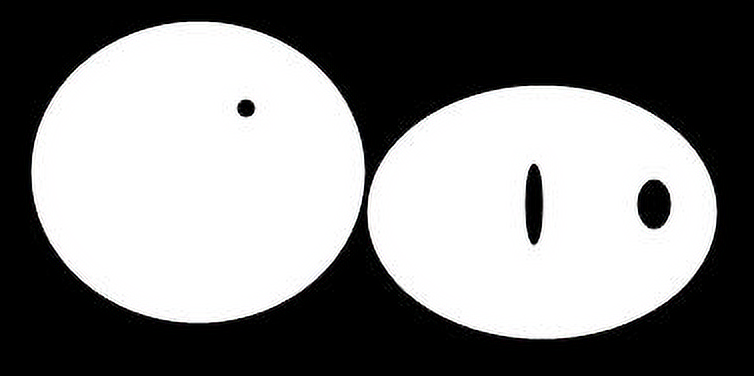
#> input picture morphology/figures/dil_image.png, 754 x 376 px
$ python binary_closing.py
#> lines starting #> are read from the running program, lines starting #| are printed output that depends on the picture; after the words box and inside, x2 and y2 are one past the last pixel; in counts of white or black regions, pixels touching at a corner belong together
from PIL import Image
import scipy.ndimage as snd
import numpy as np
import cv2

# Opening the image and converting it to grayscale.
a = Image.open('../figures/dil_image.png').convert('L')
a = np.array(a)
# Defining the structuring element.
s = [[0,1,0],[1,1,1], [0,1,0]]
# Performing the binary closing for 5 iterations.
b = snd.morphology.binary_closing(a,structure=s,iterations=5)
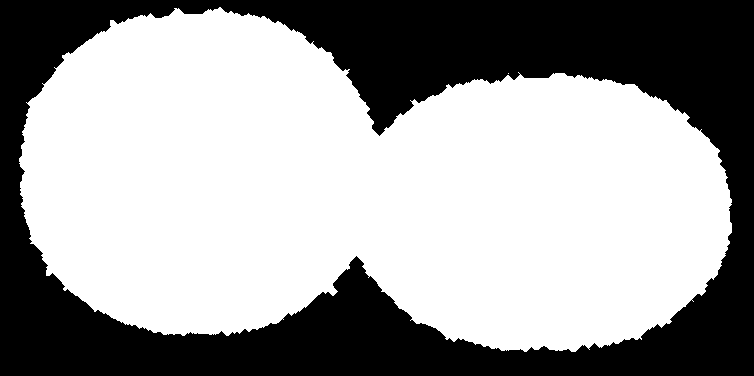
#> b: shape (376, 754) bool; 62.4% white; 1 black region, box (x1, y1, x2, y2) and area: (0, 0, 754, 376) 106719
# Saving the image as 8-bit as b is a
# binary image of dtype=bool
cv2.imwrite('../figures/closing_binary.png', b*255)

$ run again, with morphology/figures/bdilation.png copied over morphology/figures/dil_image.png
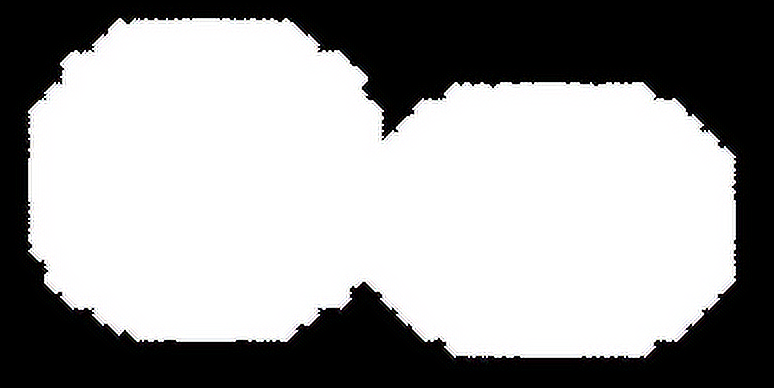
#> input picture morphology/figures/bdilation.png, 774 x 388 px
#> `b = snd.morphology.binary_closing(a,structure=s,iterations=5)`:
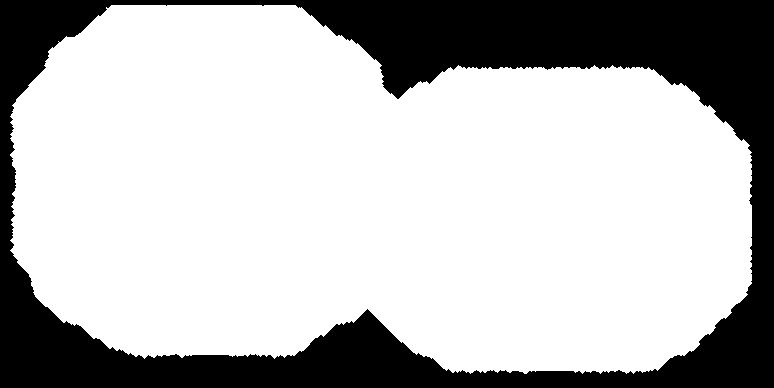
#> b: shape (388, 774) bool; 72.7% white; 1 black region, box (x1, y1, x2, y2) and area: (0, 0, 774, 388) 81858

$ run again, with morphology/figures/dilation_complete.png copied over morphology/figures/dil_image.png
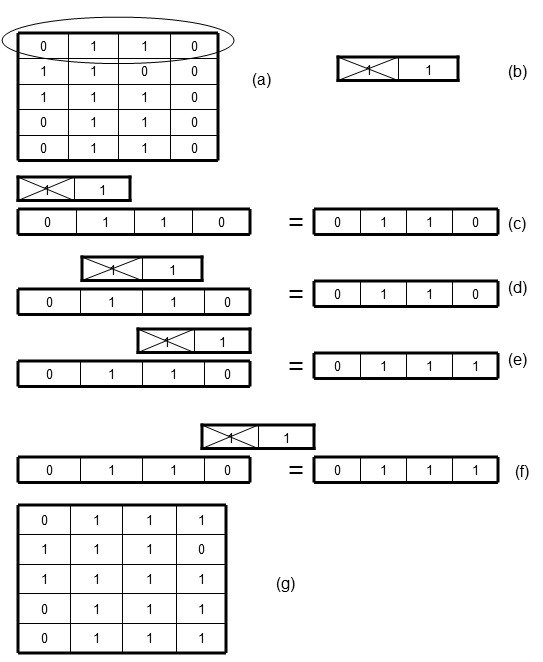
#> input picture morphology/figures/dilation_complete.png, 543 x 662 px
#> `b = snd.morphology.binary_closing(a,structure=s,iterations=5)`:
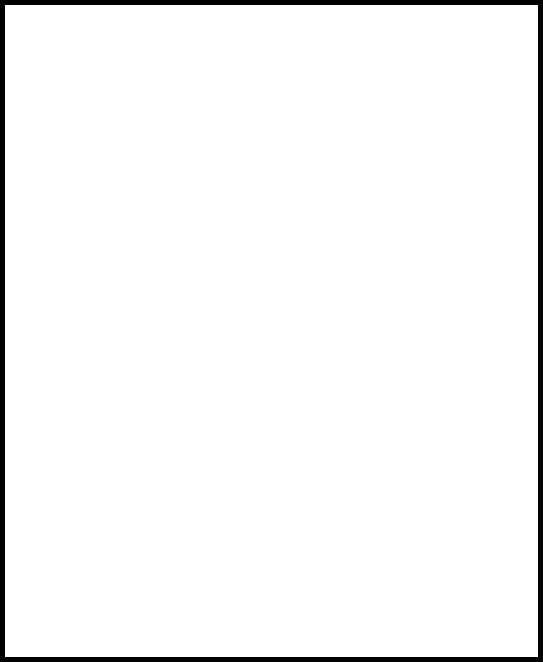
#> b: shape (662, 543) bool; 96.7% white; 1 black region, box (x1, y1, x2, y2) and area: (0, 0, 543, 662) 11950
